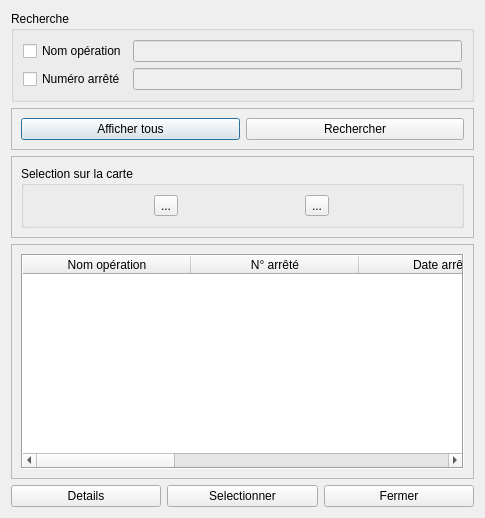
<?xml version="1.0" encoding="UTF-8"?>
<ui version="4.0">
 <class>Dialog</class>
 <widget class="QDialog" name="Dialog">
  <property name="geometry">
   <rect>
    <x>0</x>
    <y>0</y>
    <width>485</width>
    <height>518</height>
   </rect>
  </property>
  <property name="windowTitle">
   <string>Recherche d'un perimètre cadastre</string>
  </property>
  <property name="modal">
   <bool>false</bool>
  </property>
  <layout class="QVBoxLayout" name="verticalLayout_2">
   <item>
    <widget class="QGroupBox" name="groupBox">
     <property name="title">
      <string>Recherche</string>
     </property>
     <layout class="QHBoxLayout" name="horizontalLayout_4">
      <item>
       <layout class="QGridLayout" name="gridLayout">
        <item row="0" column="0">
         <widget class="QCheckBox" name="checkBoxNomOperation">
          <property name="text">
           <string>Nom opération</string>
          </property>
         </widget>
        </item>
        <item row="1" column="0">
         <widget class="QCheckBox" name="checkBoxNumArrete">
          <property name="text">
           <string>Numéro arrêté</string>
          </property>
         </widget>
        </item>
        <item row="1" column="1">
         <widget class="QLineEdit" name="lineEditNumArrete">
          <property name="enabled">
           <bool>false</bool>
          </property>
         </widget>
        </item>
        <item row="0" column="1">
         <widget class="QLineEdit" name="lineEditNomOperation">
          <property name="enabled">
           <bool>false</bool>
          </property>
         </widget>
        </item>
       </layout>
      </item>
     </layout>
    </widget>
   </item>
   <item>
    <widget class="QFrame" name="frame">
     <property name="frameShape">
      <enum>QFrame::StyledPanel</enum>
     </property>
     <property name="frameShadow">
      <enum>QFrame::Raised</enum>
     </property>
     <layout class="QVBoxLayout" name="verticalLayout_3">
      <item>
       <layout class="QHBoxLayout" name="horizontalLayout">
        <item>
         <widget class="QPushButton" name="btnAfficherTous">
          <property name="text">
           <string>Afficher tous</string>
          </property>
         </widget>
        </item>
        <item>
         <widget class="QPushButton" name="btnRechercher">
          <property name="text">
           <string>Rechercher</string>
          </property>
         </widget>
        </item>
       </layout>
      </item>
     </layout>
    </widget>
   </item>
   <item>
    <widget class="QFrame" name="frame_2">
     <property name="frameShape">
      <enum>QFrame::StyledPanel</enum>
     </property>
     <property name="frameShadow">
      <enum>QFrame::Raised</enum>
     </property>
     <layout class="QVBoxLayout" name="verticalLayout_4">
      <item>
       <widget class="QGroupBox" name="groupBox_2">
        <property name="title">
         <string>Selection sur la carte</string>
        </property>
        <layout class="QVBoxLayout" name="verticalLayout_6">
         <item>
          <layout class="QHBoxLayout" name="horizontalLayout_2">
           <item>
            <widget class="QToolButton" name="toolBtnSelectionSurCarte">
             <property name="text">
              <string>...</string>
             </property>
            </widget>
           </item>
           <item>
            <widget class="QToolButton" name="toolBtnSelectionSurCarte_2">
             <property name="text">
              <string>...</string>
             </property>
            </widget>
           </item>
          </layout>
         </item>
        </layout>
       </widget>
      </item>
     </layout>
    </widget>
   </item>
   <item>
    <widget class="QFrame" name="frame_3">
     <property name="frameShape">
      <enum>QFrame::StyledPanel</enum>
     </property>
     <property name="frameShadow">
      <enum>QFrame::Raised</enum>
     </property>
     <layout class="QVBoxLayout" name="verticalLayout_5">
      <item>
       <layout class="QVBoxLayout" name="verticalLayout">
        <item>
         <widget class="QTableWidget" name="tableWidget">
          <property name="frameShape">
           <enum>QFrame::Box</enum>
          </property>
          <attribute name="horizontalHeaderDefaultSectionSize">
           <number>168</number>
          </attribute>
          <column>
           <property name="text">
            <string>Nom opération</string>
           </property>
          </column>
          <column>
           <property name="text">
            <string>N° arrêté</string>
           </property>
          </column>
          <column>
           <property name="text">
            <string>Date arrêté</string>
           </property>
          </column>
          <column>
           <property name="text">
            <string>Annulation</string>
           </property>
          </column>
          <column>
           <property name="text">
            <string>Origine de contour</string>
           </property>
          </column>
          <column>
           <property name="text">
            <string>Surface</string>
           </property>
          </column>
         </widget>
        </item>
       </layout>
      </item>
     </layout>
    </widget>
   </item>
   <item>
    <layout class="QHBoxLayout" name="horizontalLayout_3">
     <item>
      <widget class="QPushButton" name="btnDetail">
       <property name="text">
        <string>Details</string>
       </property>
      </widget>
     </item>
     <item>
      <widget class="QPushButton" name="btnSelectionner">
       <property name="text">
        <string>Selectionner</string>
       </property>
      </widget>
     </item>
     <item>
      <widget class="QPushButton" name="btnFermer">
       <property name="text">
        <string>Fermer</string>
       </property>
      </widget>
     </item>
    </layout>
   </item>
  </layout>
 </widget>
 <resources/>
 <connections/>
</ui>
